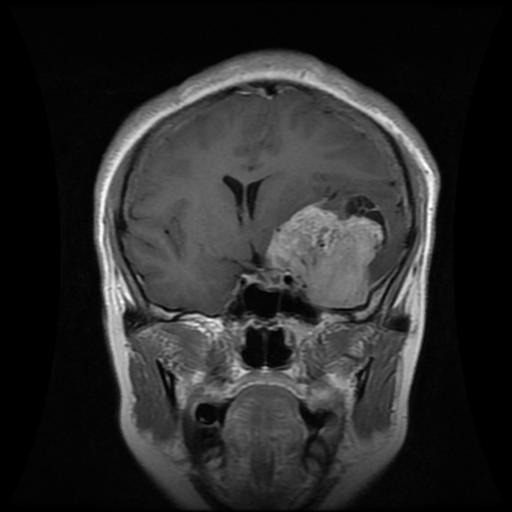
#> input picture cv_project/thismeningioma/Tr-me_0026.jpg, 512 x 512 px; its folder holds only this picture in this run
$ python main_kalo_visualization.py
#> lines starting #> are read from the running program, lines starting #| are printed output that depends on the picture; after the words box and inside, x2 and y2 are one past the last pixel; in counts of white or black regions, pixels touching at a corner belong together
import cv2
import numpy as np
import matplotlib.pyplot as plt

def detect_tumors(img_path,
                 min_tumor_frac=0.01,  # 1% of brain area (adjust down if missing small tumors)
                 max_tumor_frac=0.15,   # 15% of brain area (adjust up if missing large tumors)
                 intensity_thresh=0.85, # % of brain intensity (0.8-0.95)
                 circularity_thresh=0.4): # 0=any shape, 1=perfect circle (0.3-0.7)

    # Load image
#> called with img_path = 'thismeningioma/Tr-me_0026.jpg', min_tumor_frac = 0.01, max_tumor_frac = 0.1, intensity_thresh = 0.75, circularity_thresh = 0.5
    img = cv2.imread(img_path, cv2.IMREAD_GRAYSCALE)
#> img is the input picture: shape (512, 512); min 0, max 255, mean 42.3
    img = cv2.normalize(img, None, 0, 255, cv2.NORM_MINMAX)

    # 1. Brain Extraction (Debuggable Steps)
    _, brain_mask = cv2.threshold(img, 15, 255, cv2.THRESH_BINARY)
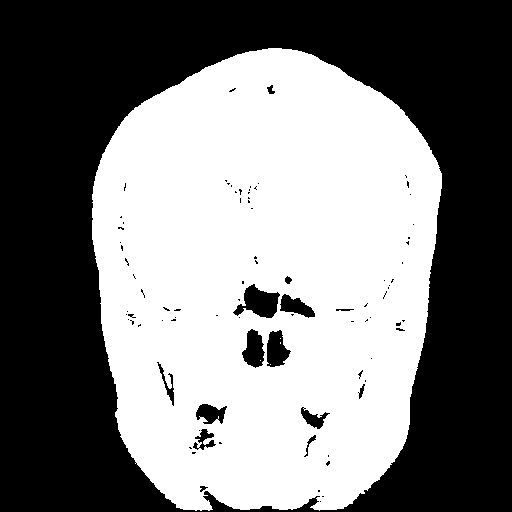
#> brain_mask: shape (512, 512); 48.8% white; 5 white regions (4 under 20 px), largest, box (x1, y1, x2, y2) and area: (92, 48, 442, 511) 127908
    kernel = np.ones((15,15), np.uint8)
    brain_mask = cv2.morphologyEx(brain_mask, cv2.MORPH_OPEN, kernel)
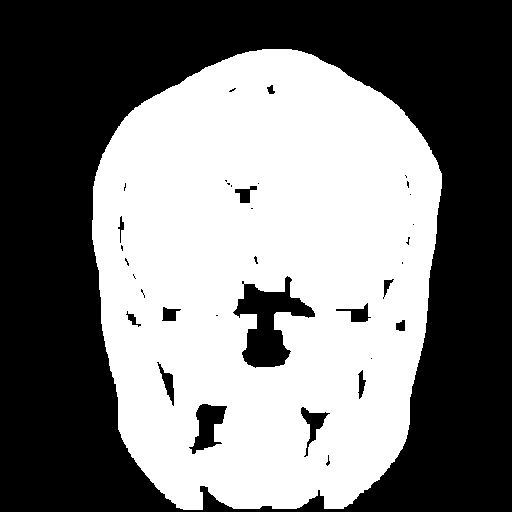
#> brain_mask: shape (512, 512); 47.9% white; 1 white region, box (x1, y1, x2, y2) and area: (92, 49, 442, 510) 125460
    brain_area = np.sum(brain_mask > 0)
#> brain_area = 125460
    print(f"Brain area: {brain_area}px")
#| Brain area: 125460px

    # 2. Intensity Threshold (Relative to Brain Tissue)
    brain_pixels = img[brain_mask > 0]
    if len(brain_pixels) == 0:
        return None

    tumor_intensity_thresh = np.percentile(brain_pixels, intensity_thresh * 100)
#> tumor_intensity_thresh = 99
    print(f"Intensity threshold: {tumor_intensity_thresh:.1f} (Brain median: {np.median(brain_pixels):.1f})")
#| Intensity threshold: 99.0 (Brain median: 79.0)

    # 3. Candidate Detection
    candidates = cv2.bitwise_and(img, img, mask=((img > tumor_intensity_thresh) & brain_mask).astype(np.uint8))
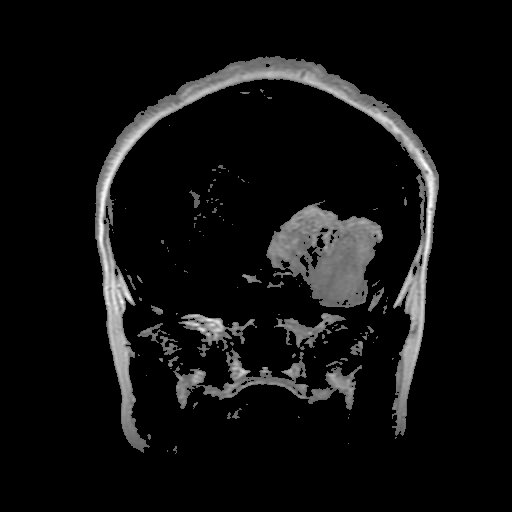
#> candidates: shape (512, 512); min 0, max 255, mean 15.9
    _, tumor_candidates = cv2.threshold(candidates, 0, 255, cv2.THRESH_BINARY)
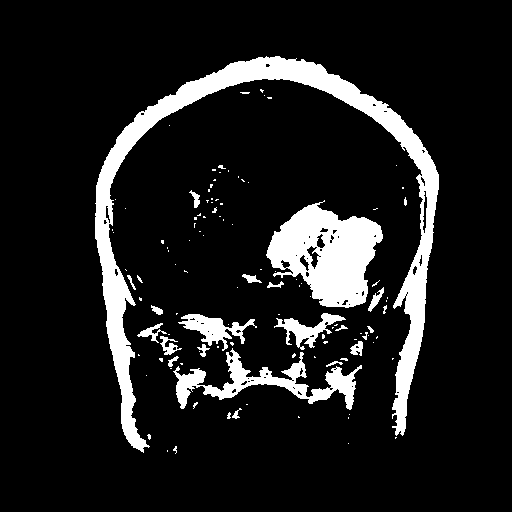
#> tumor_candidates: shape (512, 512); 11.7% white; 115 white regions (92 under 20 px), largest, box (x1, y1, x2, y2) and area: (95, 56, 439, 453) 16190, (266, 200, 383, 308) 7412, (173, 348, 362, 410) 3385

    # 4. Size Filtering
    min_pixels = int(brain_area * min_tumor_frac)
#> min_pixels = 1254
    max_pixels = int(brain_area * max_tumor_frac)
#> max_pixels = 12546
    print(f"Size range: {min_pixels}-{max_pixels}px")
#| Size range: 1254-12546px

    n_labels, labels, stats, _ = cv2.connectedComponentsWithStats(tumor_candidates)
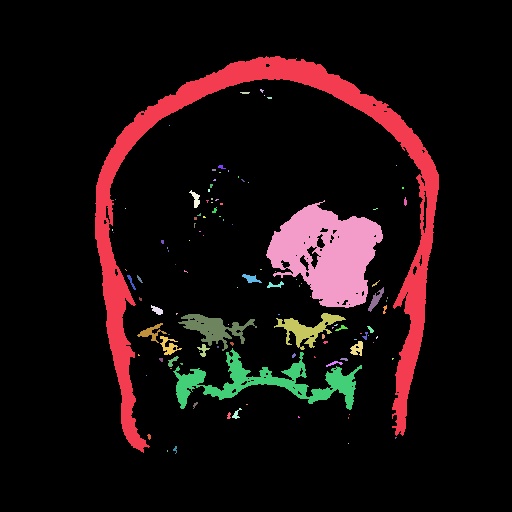
#> labels: shape (512, 512) int32; 116 distinct labels, from 0 to 115; one colour per label, 0 black
#> n_labels = 116; stats = 116 rows, first 6: [0, 0, 512, 512, 231392], [95, 56, 344, 397, 16190], [260, 89, 4, 4, 9], [240, 92, 10, 2, 17], [264, 95, 1, 1, 1], [267, 97, 5, 2, 9]
    valid_tumors = []

    for i in range(1, n_labels):
        area = stats[i, cv2.CC_STAT_AREA]
        if min_pixels <= area <= max_pixels:
            contour, _ = cv2.findContours((labels == i).astype(np.uint8), cv2.RETR_EXTERNAL, cv2.CHAIN_APPROX_SIMPLE)
            if contour:
                perimeter = cv2.arcLength(contour[0], True)
                circularity = (4 * np.pi * area) / (perimeter**2 + 1e-5)
                if circularity >= circularity_thresh:
                    valid_tumors.append({
                        'area': area,
                        'circularity': circularity,
                        'intensity': np.mean(img[labels == i])
                    })
                    print(f"Candidate {i}: Area={area}px, Circularity={circularity:.2f}, Intensity={np.mean(img[labels == i]):.1f}")
#> this loop made 115 passes
#> (area, perimeter, circularity) on passes 25, 91: (7412, 484.3, 0.397), (3385, 930.1, 0.0492)
#> area on passes 1, 19, 20, 51, 53, 55: 16190, 88, 20, 40, 91, 54
#> after the loop, valid_tumors = []

    # 5. Visualization with Debug Info
    plt.figure(figsize=(12,6))
    plt.subplot(121), plt.imshow(img, cmap='gray'), plt.title('Original MRI')

    output = cv2.cvtColor(img, cv2.COLOR_GRAY2BGR)
    for i in range(1, n_labels):
        color = (0,255,0) if min_pixels <= stats[i, cv2.CC_STAT_AREA] <= max_pixels else (0,0,255)
        cv2.rectangle(output, (stats[i,0], stats[i,1]),
                     (stats[i,0]+stats[i,2], stats[i,1]+stats[i,3]), color, 1)
#> this loop made 115 passes
#> color on passes 1 to 12: (0, 0, 255), (0, 0, 255), (0, 0, 255), (0, 0, 255), (0, 0, 255), (0, 0, 255), (0, 0, 255), (0, 0, 255), (0, 0, 255), (0, 0, 255), (0, 0, 255), (0, 0, 255)
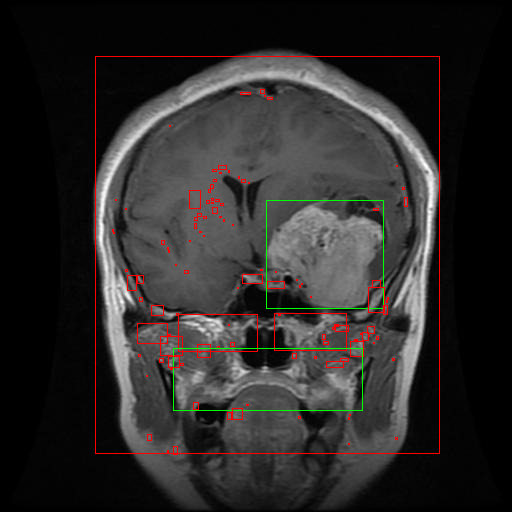
#> output: shape (512, 512, 3); 1.76% of pixels changed, all inside (x1, y1, x2, y2) = (95, 56, 440, 455)

    plt.subplot(122), plt.imshow(output)
    plt.title(f'Candidates (Green=Valid)\nSize:{min_pixels}-{max_pixels}px, Circ>={circularity_thresh}')
    plt.savefig('tumor_debug.png', bbox_inches='tight')
#> figure, not shown here; B, G, R data is drawn as R, G, B
    plt.show()
    plt.close()

    return {
        'tumor_count': len(valid_tumors),
        'tumors': valid_tumors,
        'debug_info': {
            'brain_area': brain_area,
            'intensity_threshold': tumor_intensity_thresh,
            'size_range': (min_pixels, max_pixels)
        }
    }


import os
import glob

image_dir = "thismeningioma"
image_paths = glob.glob(os.path.join(image_dir, "*.jpg"))

tumor_detected_count = 0

for image_path in image_paths:
    print(f"\nProcessing {os.path.basename(image_path)}...")
    results = detect_tumors(image_path,
                            min_tumor_frac=0.01,
                            max_tumor_frac=0.1,
                            intensity_thresh=0.75,
                            circularity_thresh=0.5)
#> results = 3 items

    if results is None:
        print("Error: detect_tumors() returned None.")
        continue

    print(f"Found {results['tumor_count']} tumor(s)")
#| Found 0 tumor(s)

    if results['tumor_count'] > 0:
        tumor_detected_count += 1
        for i, tumor in enumerate(results['tumors']):
            print(f"  Tumor {i+1}: {tumor}")

print(f"\nSummary: Tumors detected in {tumor_detected_count} out of {len(image_paths)} images.")


'''
# Example usage with suggested starting values
results = detect_tumors("thisnotumor/Tr-no_0332.jpg",
#results = detect_tumors("thismeningioma/Tr-me_0030.jpg",
                       min_tumor_frac=0.01,  # Try 0.005 for very small tumors
                       max_tumor_frac=0.2,    # Try 0.3 for diffuse tumors
                       intensity_thresh=0.85, # Try 0.7 for low-contrast tumors
                       circularity_thresh=0.4) # Try 0.3 for irregular shapes

print("\nFinal Results:")
print(f"Found {results['tumor_count']} tumor(s)")
for i, tumor in enumerate(results['tumors']):
    print(f"Tumor {i+1}: {tumor['area']}px, Circularity={tumor['circularity']:.2f}")
'''

$ run again, on cv_project/thismeningioma/Tr-me_0106.jpg
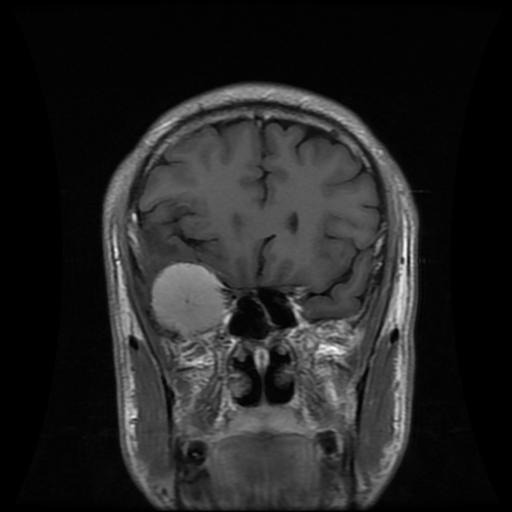
#> input picture cv_project/thismeningioma/Tr-me_0106.jpg, 512 x 512 px
#> in detect_tumors, img is the input picture: shape (512, 512); min 0, max 252, mean 35.7
#> in detect_tumors, `brain_mask = cv2.morphologyEx(brain_mask, cv2.MORPH_OPEN, kernel)`:
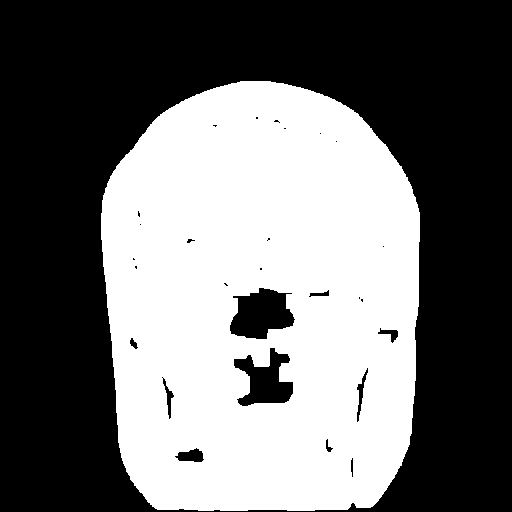
#> brain_mask: shape (512, 512); 43.6% white; 1 white region, box (x1, y1, x2, y2) and area: (101, 81, 420, 511) 114212
#> brain_area = 114212
#| Brain area: 114212px
#> tumor_intensity_thresh = 92
#| Intensity threshold: 92.0 (Brain median: 75.0)
#> tumor_candidates: shape (512, 512); 10.7% white; 178 white regions (132 under 20 px), largest, box (x1, y1, x2, y2) and area: (104, 85, 417, 501) 10286, (152, 263, 236, 429) 5780, (285, 297, 364, 424) 3395
#> min_pixels = 1142
#> max_pixels = 11421
#| Size range: 1142-11421px
#> labels: shape (512, 512) int32; 179 distinct labels, from 0 to 178
#> n_labels = 179; stats = 179 rows, first 6: [0, 0, 512, 512, 234031], [104, 85, 313, 416, 10286], [263, 111, 33, 8, 131], [204, 112, 36, 10, 128], [244, 112, 9, 6, 36], [297, 117, 35, 14, 148]
#> the loop in detect_tumors, `for i in range(1, n_labels):` made 178 passes
#> (area, perimeter, circularity) on passes 1, 83, 84, 92, 141: (10286, 2017.3, 0.0318), (2644, 740.4, 0.0606), (5780, 766, 0.124), (3395, 665.1, 0.0965), (2677, 567.3, 0.105)
#> after the loop in detect_tumors, `for i in range(1, n_labels):`: valid_tumors = []
#> the loop in detect_tumors, `for i in range(1, n_labels):` made 178 passes
#> color on passes 1 to 3: (0, 255, 0), (0, 0, 255), (0, 0, 255)
#> after the loop in detect_tumors, `for i in range(1, n_labels):`:
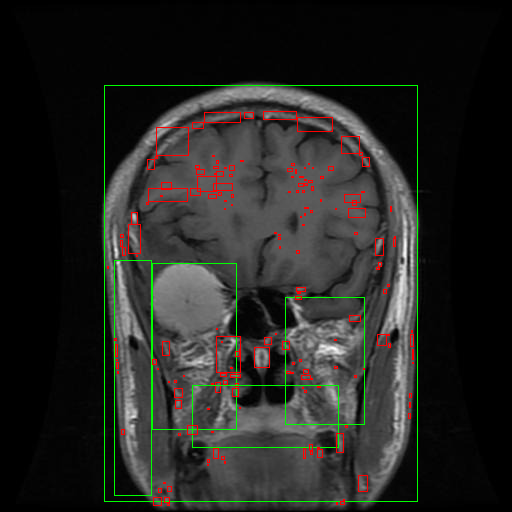
#> output: shape (512, 512, 3); mean B, G, R 34.6, 37.8, 37.8
#> results = 3 items
#| Found 0 tumor(s)
